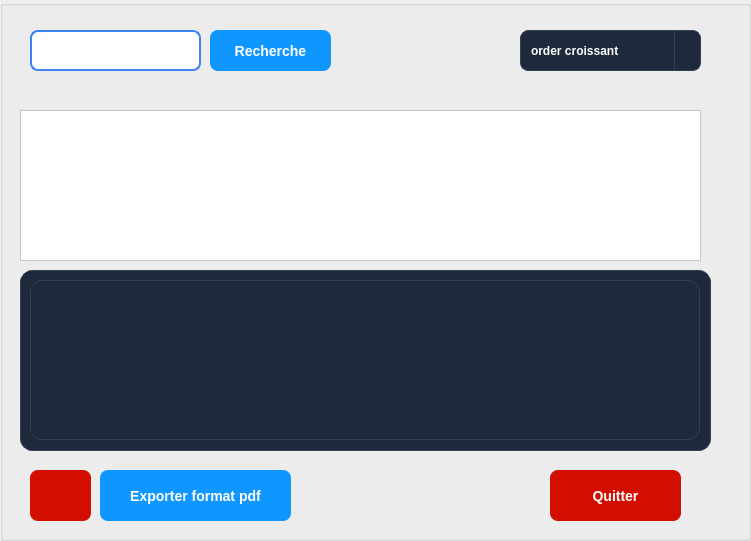
      <widget class="QGroupBox" name="groupBox_Session_List_4">
       <widget class="QLineEdit" name="rechSession_4">
        <property name="geometry">
         <rect>
          <x>30</x>
          <y>30</y>
          <width>171</width>
          <height>41</height>
         </rect>
        </property><property name="styleSheet">
         <string notr="true">QLineEdit {
    /* dark background */
	background-color: rgb(255, 255, 255);
    color: #1f2937;              /* typed text color */
    border: 2px solid #3b82f6;   /* blue border */
    border-radius: 8px;
    
    font-size: 14px;
}

QLineEdit::placeholder {
    color: white;                /* placeholder text color */
}
</string>
        </property></widget>
       <widget class="QPushButton" name="rechercheSession_4">
        <property name="text">
         <string>Recherche</string>
        </property>
       <property name="icon">
         <iconset theme="QIcon::ThemeIcon::EditFind" />
        </property><property name="styleSheet">
         <string notr="true">QPushButton {
    background-color: rgb(16, 151, 255);   /* normal state */
    color: white;
    border: none;
    border-radius: 8px;
    padding: 8px 20px;
    font-size: 14px;
    font-weight: bold;
}

QPushButton:hover {
    background-color: #059669;   /* darker on hover */
}
</string>
        </property>
        <property name="geometry">
         <rect>
          <x>210</x>
          <y>30</y>
          <width>121</width>
          <height>41</height>
         </rect>
        </property>
        </widget>
       <widget class="QPushButton" name="SuppSession_4">
        <property name="text">
         <string />
        </property>
       <property name="icon">
         <iconset theme="QIcon::ThemeIcon::EditDelete" />
        </property><property name="styleSheet">
         <string notr="true">QPushButton {

	background-color: rgb(209, 14, 0);

	
    color: white;
    border: none;
    border-radius: 8px;
    padding: 8px 20px;
    font-size: 14px;
    font-weight: bold;
}

QPushButton:hover {
      /* darker on hover */
	background-color: rgb(209, 14, 0);
;
}
</string>
        </property>
        <property name="geometry">
         <rect>
          <x>30</x>
          <y>470</y>
          <width>61</width>
          <height>51</height>
         </rect>
        </property>
        </widget>
       <widget class="QPushButton" name="quitterSession_4">
        <property name="text">
         <string>Quitter</string>
        </property>
       <property name="styleSheet">
         <string notr="true">QPushButton {

	background-color: rgb(209, 14, 0);
	
    color: white;
    border: none;
    border-radius: 8px;
    padding: 8px 20px;
    font-size: 14px;
    font-weight: bold;
}

QPushButton:hover {
      /* darker on hover */
	background-color: rgb(140, 0, 0);
}

</string>
        </property>
        <property name="geometry">
         <rect>
          <x>550</x>
          <y>470</y>
          <width>131</width>
          <height>51</height>
         </rect>
        </property>
        </widget>
       <widget class="QPushButton" name="expoSession_4">
        <property name="text">
         <string>Exporter format pdf</string>
        </property>
       <property name="styleSheet">
         <string notr="true">QPushButton {
    background-color: rgb(16, 151, 255);
    color: white;
    border: none;
    border-radius: 8px;
    padding: 8px 20px;
    font-size: 14px;
    font-weight: bold;
}
QPushButton:hover {
    background-color: #059669;
}
</string>
        </property>
        <property name="geometry">
         <rect>
          <x>100</x>
          <y>470</y>
          <width>191</width>
          <height>51</height>
         </rect>
        </property>
        </widget>
       <widget class="QComboBox" name="comboBox_8">
        <property name="palette">
         <palette>
          <active>
           <colorrole role="WindowText">
            <brush brushstyle="SolidPattern">
             <color alpha="255">
              <red>0</red>
              <green>0</green>
              <blue>0</blue>
             </color>
            </brush>
           </colorrole>
           <colorrole role="Button">
            <brush brushstyle="SolidPattern">
             <color alpha="255">
              <red>255</red>
              <green>255</green>
              <blue>255</blue>
             </color>
            </brush>
           </colorrole>
           <colorrole role="Light">
            <brush brushstyle="SolidPattern">
             <color alpha="255">
              <red>255</red>
              <green>255</green>
              <blue>255</blue>
             </color>
            </brush>
           </colorrole>
           <colorrole role="Midlight">
            <brush brushstyle="SolidPattern">
             <color alpha="255">
              <red>255</red>
              <green>255</green>
              <blue>255</blue>
             </color>
            </brush>
           </colorrole>
           <colorrole role="Dark">
            <brush brushstyle="SolidPattern">
             <color alpha="255">
              <red>127</red>
              <green>127</green>
              <blue>127</blue>
             </color>
            </brush>
           </colorrole>
           <colorrole role="Mid">
            <brush brushstyle="SolidPattern">
             <color alpha="255">
              <red>170</red>
              <green>170</green>
              <blue>170</blue>
             </color>
            </brush>
           </colorrole>
           <colorrole role="Text">
            <brush brushstyle="SolidPattern">
             <color alpha="255">
              <red>0</red>
              <green>0</green>
              <blue>0</blue>
             </color>
            </brush>
           </colorrole>
           <colorrole role="BrightText">
            <brush brushstyle="SolidPattern">
             <color alpha="255">
              <red>255</red>
              <green>255</green>
              <blue>255</blue>
             </color>
            </brush>
           </colorrole>
           <colorrole role="ButtonText">
            <brush brushstyle="SolidPattern">
             <color alpha="255">
              <red>0</red>
              <green>0</green>
              <blue>0</blue>
             </color>
            </brush>
           </colorrole>
           <colorrole role="Base">
            <brush brushstyle="SolidPattern">
             <color alpha="255">
              <red>255</red>
              <green>255</green>
              <blue>255</blue>
             </color>
            </brush>
           </colorrole>
           <colorrole role="Window">
            <brush brushstyle="SolidPattern">
             <color alpha="255">
              <red>255</red>
              <green>255</green>
              <blue>255</blue>
             </color>
            </brush>
           </colorrole>
           <colorrole role="Shadow">
            <brush brushstyle="SolidPattern">
             <color alpha="255">
              <red>0</red>
              <green>0</green>
              <blue>0</blue>
             </color>
            </brush>
           </colorrole>
           <colorrole role="AlternateBase">
            <brush brushstyle="SolidPattern">
             <color alpha="255">
              <red>255</red>
              <green>255</green>
              <blue>255</blue>
             </color>
            </brush>
           </colorrole>
           <colorrole role="ToolTipBase">
            <brush brushstyle="SolidPattern">
             <color alpha="255">
              <red>255</red>
              <green>255</green>
              <blue>220</blue>
             </color>
            </brush>
           </colorrole>
           <colorrole role="ToolTipText">
            <brush brushstyle="SolidPattern">
             <color alpha="255">
              <red>0</red>
              <green>0</green>
              <blue>0</blue>
             </color>
            </brush>
           </colorrole>
           <colorrole role="PlaceholderText">
            <brush brushstyle="SolidPattern">
             <color alpha="127">
              <red>0</red>
              <green>0</green>
              <blue>0</blue>
             </color>
            </brush>
           </colorrole>
           <colorrole role="Accent">
            <brush brushstyle="SolidPattern">
             <color alpha="255">
              <red>255</red>
              <green>255</green>
              <blue>255</blue>
             </color>
            </brush>
           </colorrole>
          </active>
          <inactive>
           <colorrole role="WindowText">
            <brush brushstyle="SolidPattern">
             <color alpha="255">
              <red>0</red>
              <green>0</green>
              <blue>0</blue>
             </color>
            </brush>
           </colorrole>
           <colorrole role="Button">
            <brush brushstyle="SolidPattern">
             <color alpha="255">
              <red>255</red>
              <green>255</green>
              <blue>255</blue>
             </color>
            </brush>
           </colorrole>
           <colorrole role="Light">
            <brush brushstyle="SolidPattern">
             <color alpha="255">
              <red>255</red>
              <green>255</green>
              <blue>255</blue>
             </color>
            </brush>
           </colorrole>
           <colorrole role="Midlight">
            <brush brushstyle="SolidPattern">
             <color alpha="255">
              <red>255</red>
              <green>255</green>
              <blue>255</blue>
             </color>
            </brush>
           </colorrole>
           <colorrole role="Dark">
            <brush brushstyle="SolidPattern">
             <color alpha="255">
              <red>127</red>
              <green>127</green>
              <blue>127</blue>
             </color>
            </brush>
           </colorrole>
           <colorrole role="Mid">
            <brush brushstyle="SolidPattern">
             <color alpha="255">
              <red>170</red>
              <green>170</green>
              <blue>170</blue>
             </color>
            </brush>
           </colorrole>
           <colorrole role="Text">
            <brush brushstyle="SolidPattern">
             <color alpha="255">
              <red>0</red>
              <green>0</green>
              <blue>0</blue>
             </color>
            </brush>
           </colorrole>
           <colorrole role="BrightText">
            <brush brushstyle="SolidPattern">
             <color alpha="255">
              <red>255</red>
              <green>255</green>
              <blue>255</blue>
             </color>
            </brush>
           </colorrole>
           <colorrole role="ButtonText">
            <brush brushstyle="SolidPattern">
             <color alpha="255">
              <red>0</red>
              <green>0</green>
              <blue>0</blue>
             </color>
            </brush>
           </colorrole>
           <colorrole role="Base">
            <brush brushstyle="SolidPattern">
             <color alpha="255">
              <red>255</red>
              <green>255</green>
              <blue>255</blue>
             </color>
            </brush>
           </colorrole>
           <colorrole role="Window">
            <brush brushstyle="SolidPattern">
             <color alpha="255">
              <red>255</red>
              <green>255</green>
              <blue>255</blue>
             </color>
            </brush>
           </colorrole>
           <colorrole role="Shadow">
            <brush brushstyle="SolidPattern">
             <color alpha="255">
              <red>0</red>
              <green>0</green>
              <blue>0</blue>
             </color>
            </brush>
           </colorrole>
           <colorrole role="AlternateBase">
            <brush brushstyle="SolidPattern">
             <color alpha="255">
              <red>255</red>
              <green>255</green>
              <blue>255</blue>
             </color>
            </brush>
           </colorrole>
           <colorrole role="ToolTipBase">
            <brush brushstyle="SolidPattern">
             <color alpha="255">
              <red>255</red>
              <green>255</green>
              <blue>220</blue>
             </color>
            </brush>
           </colorrole>
           <colorrole role="ToolTipText">
            <brush brushstyle="SolidPattern">
             <color alpha="255">
              <red>0</red>
              <green>0</green>
              <blue>0</blue>
             </color>
            </brush>
           </colorrole>
           <colorrole role="PlaceholderText">
            <brush brushstyle="SolidPattern">
             <color alpha="127">
              <red>0</red>
              <green>0</green>
              <blue>0</blue>
             </color>
            </brush>
           </colorrole>
           <colorrole role="Accent">
            <brush brushstyle="SolidPattern">
             <color alpha="255">
              <red>255</red>
              <green>255</green>
              <blue>255</blue>
             </color>
            </brush>
           </colorrole>
          </inactive>
          <disabled>
           <colorrole role="WindowText">
            <brush brushstyle="SolidPattern">
             <color alpha="255">
              <red>127</red>
              <green>127</green>
              <blue>127</blue>
             </color>
            </brush>
           </colorrole>
           <colorrole role="Button">
            <brush brushstyle="SolidPattern">
             <color alpha="255">
              <red>255</red>
              <green>255</green>
              <blue>255</blue>
             </color>
            </brush>
           </colorrole>
           <colorrole role="Light">
            <brush brushstyle="SolidPattern">
             <color alpha="255">
              <red>255</red>
              <green>255</green>
              <blue>255</blue>
             </color>
            </brush>
           </colorrole>
           <colorrole role="Midlight">
            <brush brushstyle="SolidPattern">
             <color alpha="255">
              <red>255</red>
              <green>255</green>
              <blue>255</blue>
             </color>
            </brush>
           </colorrole>
           <colorrole role="Dark">
            <brush brushstyle="SolidPattern">
             <color alpha="255">
              <red>127</red>
              <green>127</green>
              <blue>127</blue>
             </color>
            </brush>
           </colorrole>
           <colorrole role="Mid">
            <brush brushstyle="SolidPattern">
             <color alpha="255">
              <red>170</red>
              <green>170</green>
              <blue>170</blue>
             </color>
            </brush>
           </colorrole>
           <colorrole role="Text">
            <brush brushstyle="SolidPattern">
             <color alpha="255">
              <red>127</red>
              <green>127</green>
              <blue>127</blue>
             </color>
            </brush>
           </colorrole>
           <colorrole role="BrightText">
            <brush brushstyle="SolidPattern">
             <color alpha="255">
              <red>255</red>
              <green>255</green>
              <blue>255</blue>
             </color>
            </brush>
           </colorrole>
           <colorrole role="ButtonText">
            <brush brushstyle="SolidPattern">
             <color alpha="255">
              <red>127</red>
              <green>127</green>
              <blue>127</blue>
             </color>
            </brush>
           </colorrole>
           <colorrole role="Base">
            <brush brushstyle="SolidPattern">
             <color alpha="255">
              <red>255</red>
              <green>255</green>
              <blue>255</blue>
             </color>
            </brush>
           </colorrole>
           <colorrole role="Window">
            <brush brushstyle="SolidPattern">
             <color alpha="255">
              <red>255</red>
              <green>255</green>
              <blue>255</blue>
             </color>
            </brush>
           </colorrole>
           <colorrole role="Shadow">
            <brush brushstyle="SolidPattern">
             <color alpha="255">
              <red>0</red>
              <green>0</green>
              <blue>0</blue>
             </color>
            </brush>
           </colorrole>
           <colorrole role="AlternateBase">
            <brush brushstyle="SolidPattern">
             <color alpha="255">
              <red>255</red>
              <green>255</green>
              <blue>255</blue>
             </color>
            </brush>
           </colorrole>
           <colorrole role="ToolTipBase">
            <brush brushstyle="SolidPattern">
             <color alpha="255">
              <red>255</red>
              <green>255</green>
              <blue>220</blue>
             </color>
            </brush>
           </colorrole>
           <colorrole role="ToolTipText">
            <brush brushstyle="SolidPattern">
             <color alpha="255">
              <red>0</red>
              <green>0</green>
              <blue>0</blue>
             </color>
            </brush>
           </colorrole>
           <colorrole role="PlaceholderText">
            <brush brushstyle="SolidPattern">
             <color alpha="127">
              <red>127</red>
              <green>127</green>
              <blue>127</blue>
             </color>
            </brush>
           </colorrole>
           <colorrole role="Accent">
            <brush brushstyle="SolidPattern">
             <color alpha="255">
              <red>255</red>
              <green>255</green>
              <blue>255</blue>
             </color>
            </brush>
           </colorrole>
          </disabled>
         </palette>
        </property>
        <item>
         <property name="text">
          <string>order croissant</string>
         </property>
        </item>
        <item>
         <property name="text">
          <string>order decroissant</string>
         </property>
        </item>
       <property name="styleSheet">
         <string notr="true">QComboBox {
    background-color: #1e293b;
    border: 1px solid #334155;
    border-radius: 8px;
    padding: 2px 10px;
    color: white;
    font-weight: bold;
}
QComboBox:hover {
    border: 1px solid #3b82f6;
}
QComboBox::drop-down {
    subcontrol-origin: padding;
    subcontrol-position: top right;
    width: 25px;
    border-left: 1px solid #334155;
    border-top-right-radius: 8px;
    border-bottom-right-radius: 8px;
}
QComboBox QAbstractItemView {
    background-color: #1e293b;
    border: 1px solid #3b82f6;
    selection-background-color: #3b82f6;
    selection-color: white;
    color: white;
}</string>
        </property>
        <property name="geometry">
         <rect>
          <x>520</x>
          <y>30</y>
          <width>181</width>
          <height>41</height>
         </rect>
        </property>
        </widget>
       <widget class="QTableWidget" name="tableWidget_8">
        <property name="styleSheet">
         <string notr="true">background-color: rgb(255, 255, 255);</string>
        </property>
       <property name="geometry">
         <rect>
          <x>20</x>
          <y>110</y>
          <width>681</width>
          <height>151</height>
         </rect>
        </property>
        </widget>
      <property name="title">
        <string />
       </property><widget class="QGroupBox" name="groupBox_Stats_Journal">
        <property name="geometry">
         <rect>
          <x>20</x>
          <y>270</y>
          <width>691</width>
          <height>181</height>
         </rect>
        </property>
        <property name="styleSheet">
         <string notr="true">background-color: #1e293b; border: 1px solid #334155; border-radius: 12px; font-weight: bold;</string>
        </property>
        <property name="title">
         <string />
        </property>
        <widget class="QLabel" name="label_Chart_Journal">
         <property name="text">
          <string />
         </property>
        <property name="geometry">
          <rect>
           <x>10</x>
           <y>10</y>
           <width>670</width>
           <height>160</height>
          </rect>
         </property>
         </widget>
       </widget><property name="styleSheet">
        <string notr="true">background-color: rgb(0, 36, 168);
border: #A8D3F0;
/* Style pour tous les GroupBox */
QGroupBox {
    border: 2px solid #2c3e50; /* Couleur de la bordure */
    border-radius: 15px;      /* MÃªme arrondi que les boutons */
    margin-top: 20px;         /* Espace pour le titre en haut */
    font-weight: bold;
    color: #2c3e50;
}
/* Style spÃ©cifique pour le titre du GroupBox */
QGroupBox::title {
    subcontrol-origin: margin;
    subcontrol-position: top center; /* Place le titre en haut au centre */
    padding: 0 10px;
}</string>
       </property>
       <property name="geometry">
        <rect>
         <x>480</x>
         <y>10</y>
         <width>751</width>
         <height>541</height>
        </rect>
       </property>
       </widget>
